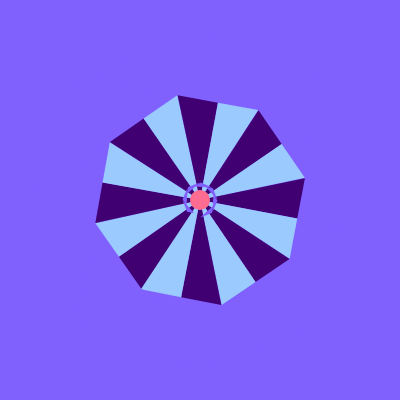
Frame 1 (no input)
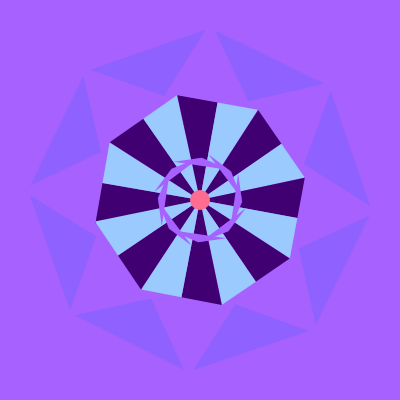
Frame 60 (no input)
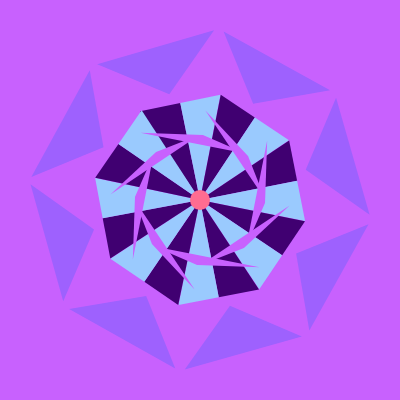
Frame 120 (the mouse pressed at the canvas centre since frame 60)

The p5.js sketch that drew these frames (run headless with seeded random() and noise() and a simulated clock; from frame 60 on, the mouse is pressed at the canvas centre):

// p5.js sketch
// ── sketch.js
     var rot = 22.5 
     var rota = 45
     var rotat = 10
     var rotd = 1
     var s =.1
     var sc = 100
    
function setup() {
    createCanvas (400, 400);

}

function tria() {
    rotate(radians(22.5))
    fill(64, 0, 113)
    triangle(0, 0, 0, 99, 40.99, 99);
}

function trib() {
    fill(154, 202, 254)
    triangle(0, 0, 0, 99, -40.99, 99);
}

function tric() {
    fill((sin(frameCount/200)+1)*128, 97, 254);
    rotate(radians(22.5 + 1));
    scale(s+(sin(frameCount/200)*.5));
    triangle(-60.84, 159, 100+(sin(frameCount/200)*200), 99, 60.84, 159);    
}

function trid() {
    fill((sin(frameCount/500)+1)*128, 97, 254);
    rotate(radians(rotd));
    rotd = rotd + .1;
    rotate(radians(22.5));
    triangle(-60.84, 159, 0, 110, 60.84, 159);    
}
function circ(){
    noFill();
    stroke(255, 108, 145);
    strokeWeight(10);
    ellipse(200, 200, 10, 10);
}

function draw() {
    noStroke();
    background ((sin(frameCount/200)+1)*128, 97, 254);
    
    // centre triangles
while (rot < 360) {
    push();
    translate(200, 200);
    
    rotate(radians(rotat));
    rotat = rotat + 1/7;
    rotate(radians(rot));
    tria();
    trib();
    rot = (rot + 45);
   
    pop();  
 }
	if (rot >= 360){
	rot = 0;
	}
    
    // outer triangles
while (rota < 360) {
    push();
    translate (200, 200);
    rotate(radians(rota));
    tric();
    rota = (rota + 45)
    pop();
}
    if (rota >= 360){
        rota = 0;
    }
    
    while (rota < 360) {
    push();
    translate (200, 200);
    rotate(radians(rota));
    trid();
    rota = (rota + 45)
    pop();
}
    if (rota >= 360){
        rota = 0;
    }
    
    push()
    noFill();
    stroke(255, 108, 145);
    strokeWeight(10);
    ellipse(200, 200, 10, 10);
    scale(sc);
    sc = (sc + 2);
    pop()
}
